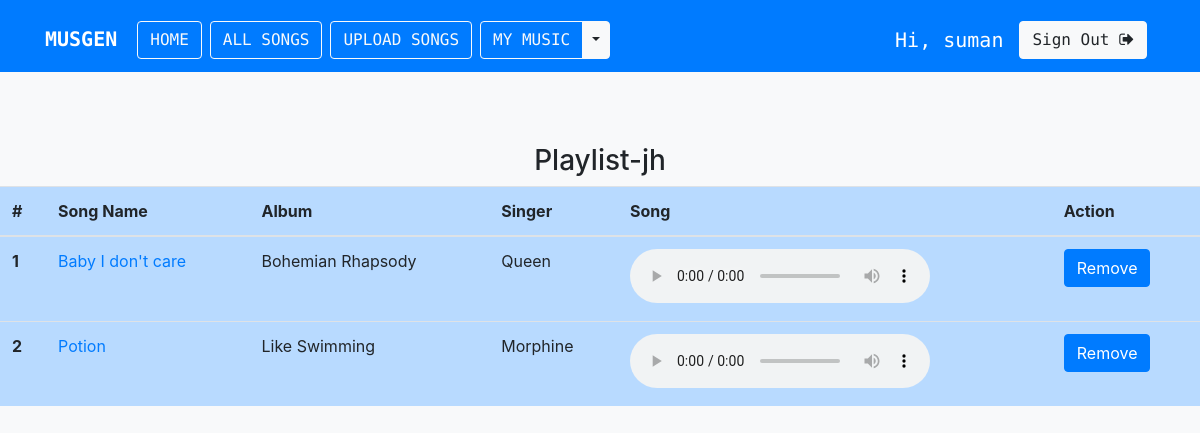
Screenshot of /playlist/jh/ (signed in) with the database file from the repository.
### musicapp/models.py (models this page shows, shortened)
class Song(models.Model):
    name = models.CharField(max_length=200)
    album = models.CharField(max_length=200)
    language = models.CharField(max_length=20,default='N/a')
    song_img = models.FileField()
    year = models.IntegerField()
    singer = models.CharField(max_length=200)
    song_file = models.FileField()

### musicapp/views.py (the view)
# urls.py: path('playlist/<str:playlist_name>/', views.playlist_songs, name='playlist_songs'),
def playlist_songs(request, playlist_name):
    songs = Song.objects.filter(playlist__playlist_name=playlist_name, playlist__user=request.user).distinct()
    if request.method == "POST":
        song_id = list(request.POST.keys())[1]
        playlist_song = Playlist.objects.filter(playlist_name=playlist_name, song__id=song_id, user=request.user)
        playlist_song.delete()
        messages.success(request, "Song removed from playlist!")
    context = {'playlist_name': playlist_name, 'songs': songs}
    return render(request, 'musicapp/playlist_songs.html', context=context)

### templates/musicapp/playlist_songs.html (shortened to what this page needs)
{% extends 'base.html' %}
{% load socialaccount %}
{% block body %}
<br>
<br>
<br>
<center>
  <h3>Playlist-{{playlist_name}}</h3>
</center>
<table class="table table-hover table-primary">
  <thead>
    <tr>
      <th scope="col">#</th>
      <th scope="col">Song Name</th>
      <th scope="col">Album</th>
      <th scope="col">Singer</th>
      <th scope="col">Song</th>
      <th scope="col">Action</th>
    </tr>
  </thead>
  <tbody>
    {% if songs %}
    {% for song in songs %}
    <tr>
      <th scope="row">{{forloop.counter}}</th>
      <td><a href="{% url 'detail' song.id %}">{{song.name}}</a></td>
      <td>{{song.album}}</td>
      <td>{{song.singer}}</td>
      <td>
        <audio controls>
          <source src="{{ song.song_file.url }}" type="audio/mpeg">
        </audio>
      </td>
      <td>
        <form method="post">
          <input class="btn btn-primary" type="submit" value="Remove" name={{song.id}}>
        </form>
      </td>
    </tr>
    {% endfor %}
    {% endif %}
  </tbody>
</table>
{% endblock body %}

### templates/base.html (shortened to what this page needs)
{% load static %}
<!doctype html>
<html lang="en">
<head>
    <link rel="stylesheet" href="https://maxcdn.bootstrapcdn.com/bootstrap/4.0.0/css/bootstrap.min.css">
    <link rel="stylesheet" href="https://stackpath.bootstrapcdn.com/font-awesome/4.7.0/css/font-awesome.min.css">
    <link href="{% static 'musicapp/css/musicplayer.css' %}" rel="stylesheet">
</head>
<body class="bg-light">
    <nav class="navbar navbar-expand-md navbar-primary bg-primary">
        <div class="container">
            <h1><a href="{% url 'index' %}" class="navbar-brand">
            <strong style="color:white">MUSGEN</strong></a></h1>
            <div class="collapse navbar-collapse">
                <a href="{% url 'index' %}" class="btn btn-outline-light mt-2 mx-1">HOME</a>
                <a href="{% url 'all_songs' %}" class="btn btn-outline-light mt-2 mx-1">ALL SONGS</a>
                <a href="{% url 'upload' %}" class="btn btn-outline-light mt-2 mx-1">UPLOAD SONGS</a>
                {% if request.user.is_active %}
                <div class="btn-group mt-2 mx-1">
                    <a type="button" href="{% url 'mymusic' %}" class="btn btn-outline-light">MY MUSIC</a>
                    <button type="button" class="btn btn-light dropdown-toggle dropdown-toggle-split" data-toggle="dropdown" aria-haspopup="true" aria-expanded="false">
                    </button>
                </div>
                {% endif %}
            </div>
            <div class="collapse navbar-collapse justify-content-end" id="navbar">
            {% if request.user.is_active %}
            <h5 class="text-white mt-3 mx-2">Hi, {{ request.user.username }}</h5>
            <a href="{% url 'logout' %}" class="btn btn-light mt-2 mx-2"> Sign Out <i class="fa fa-sign-out" aria-hidden="true"></i></a>
            {% else %}
            <a href="{% url 'login' %}" class="btn btn-light mt-2 mx-2"><i class="fa fa-sign-in" aria-hidden="true"></i> Sign In</a>
            <a href="{% url 'signup' %}" class="btn btn-light mt-2 mx-2"><i class="fa fa-user-plus" aria-hidden="true"></i> Sign Up</a>
            {% endif %}
            </div>
        </div>
    </nav>
    {% block body %}
    {% endblock body %}
    <br>
    <br>
    <br>
</body>
</html>

### templates/base.html (style rules this page uses)
.navbar { font-family: 'Source Code Pro', monospace; }
html { position: relative; min-height: 100%; }
body { margin-bottom: 0px; }

### rows the page displays
Song: name "Baby I don't care", album "Bohemian Rhapsody", singer "Queen"
Song: name "Potion", album "Like Swimming", singer "Morphine"

### other values shown
{{ request.user.username }} "suman"
{{ playlist_name }} "jh"
